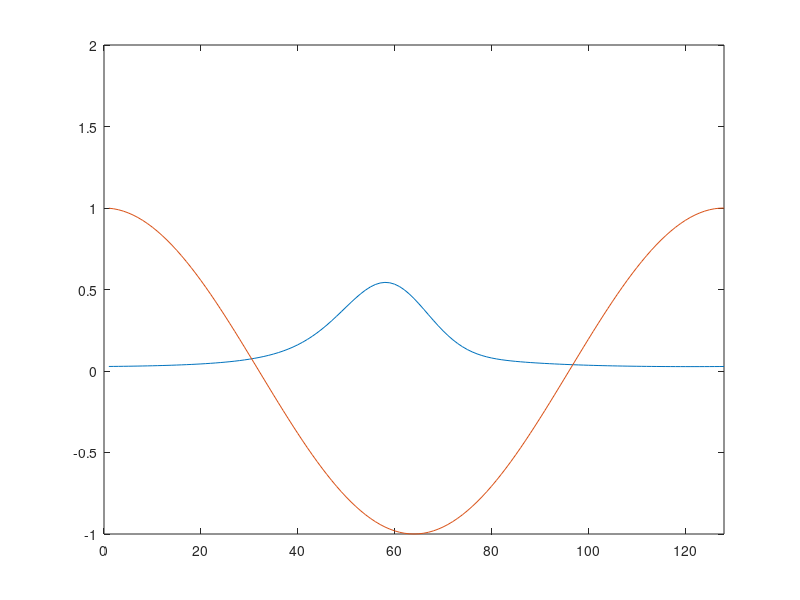

Source code (MATLAB):
close all;
clear all;
clc;
delt=0.1; % temporal resolution
delx=0.5; % spatial resolution
D=0.15; % diffusion constant
L=128;% no. of grid points (system size)
N=3000; % no. of iterations
x=1:L; % position vector
c0=exp(-((x)*delx).^2/100); % initial condition
c=c0;
cc=fft(c);
U=-cos(2*pi/L*(x-L/2)); % potential
Up=2*pi/L/delx*sin(2*pi/L*(x-L/2)); %gradient of the potential
K=2*pi/(L*delx)*[0:L/2-1 -L/2:-1]; % k modes
for i=1:N
    rho=Up.*c;
    %rho=(0.01*(x-L/2)*delx).*c;
    crho=fft(rho);
    cc=cc+delt*(-D*K.^2.*cc+1i*K.*crho);
    c=real(ifft(cc));
    cT(:,i)=c;
end
for i=1:20:N
     plot(x,cT(:,i),x,U);ylim([-1 2]);xlim([0 L]);
     pause(0.1);
 end
